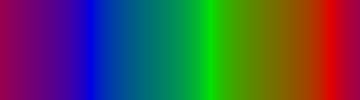
#> input picture Exercise 1/src/spectrum.jpg, 360 x 100 px
$ python ex1_question_2_b.py spectrum.jpg   (older library calls are emulated)
#> lines starting #> are read from the running program, lines starting #| are printed output that depends on the picture
import numpy as np
import cv2
import sys
import os


def floyd_steinberg(mat):
    # convert to float matrix for more accurate calculations
    mat = mat.astype(np.float)

    for i, row in enumerate(mat):
        for j, col in enumerate(row):
            # choose the closest gray level and convert to it
            old_value = mat[i][j]
            levels = (0, 85, 170, 255)
            new_value = min(levels, key=lambda x: abs(old_value - x))
            error = old_value - new_value
            mat[i][j] = new_value

            # diffuse the error and clip to valid range
            if j < len(row) - 1:
                new_value = mat[i][j + 1] + (7 * error) / 16
                mat[i][j + 1] = clip(new_value)
            if i < len(mat) - 1 and j < len(row) - 1:
                new_value = mat[i + 1][j + 1] + error / 16
                mat[i + 1][j + 1] = clip(new_value)
            if i < len(mat) - 1:
                new_value = mat[i + 1][j] + (5 * error) / 16
                mat[i + 1][j] = new_value
            if i < len(mat) - 1 and j > 0:
                new_value = mat[i + 1][j - 1] + (3 * error) / 16
                mat[i + 1][j - 1] = clip(new_value)

    # convert back to 8 bit int matrix
    mat = mat.astype(np.uint8)
    return mat


def clip(new_value):
    if new_value > 255:
        new_value = 255
    elif new_value < 0:
        new_value = 0
    return new_value


if __name__ == "__main__":

    # Load, apply algorithm and write to new image
    path_to_image = sys.argv[1]
    img = cv2.imread(path_to_image, cv2.IMREAD_GRAYSCALE)
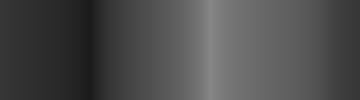
#> img: shape (100, 360); min 26, max 134, mean 76.1
    img = floyd_steinberg(img)
#> the loop in floyd_steinberg, `for i, row in enumerate(mat):` made 100 passes
#> after the loop in floyd_steinberg, `for i, row in enumerate(mat):`:
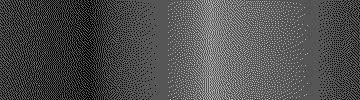
#> mat: shape (100, 360) float64; min 0, max 170, mean 76.1
    dirname = f"{os.path.split(path_to_image)[0]}"
    filename = f"diffused_{os.path.split(path_to_image)[1].split('.')[0]}.png"
    cv2.imwrite(os.path.join(dirname, filename), img)
